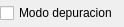
<?xml version="1.0" encoding="UTF-8"?>
<ui version="4.0">
 <class>DebugBase</class>
 <widget class="QWidget" name="DebugBase">
  <property name="geometry">
   <rect>
    <x>0</x>
    <y>0</y>
    <width>124</width>
    <height>27</height>
   </rect>
  </property>
  <layout class="QGridLayout" name="gridLayout">
   <property name="margin">
    <number>0</number>
   </property>
   <item row="0" column="0">
    <widget class="QCheckBox" name="mui_debug">
     <property name="text">
      <string>Modo depuracion</string>
     </property>
    </widget>
   </item>
  </layout>
 </widget>
 <resources>
  <include location="../../../bulmages.qrc"/>
 </resources>
 <connections/>
</ui>
